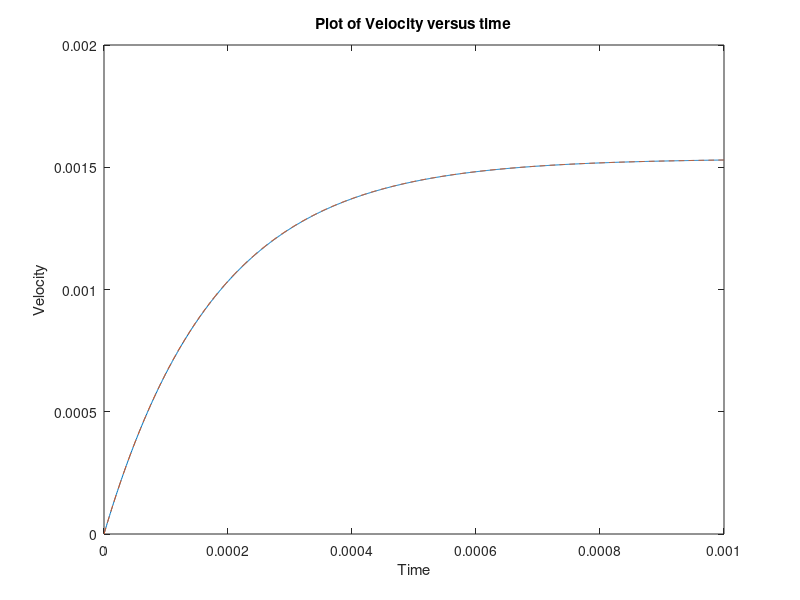

Reproduce this figure in MATLAB.

% Definitions %

r = 10^-5;
d_l = 1000;
d_s = 8050;
vis = 10^-3;
g = 9.8;
t = linspace(0,0.001,1000);

% Analytical Plot %

calc = @(t) 2*(r.^2)*g*(d_s - d_l)*(1-exp(-9*vis*t/(2*(r.^2)*d_s)))/(9*vis);
u1 = calc(t);

% Numerical Plot %

u2 = zeros(1, 1000);
for i=2:1:1000
    u2(i) = u2(i-1) + 10.^-6*(g - d_l*g/d_s - 9*vis*u2(i-1)/(2*(r.^2)*d_s));
end

plot(t, u1);
xlabel('Time');
ylabel('Velocity');
title('Plot of Velocity versus time');
hold on
plot(t, u2, '--', 'Color', [0.8500 0.3250 0.0980]);
hold off


